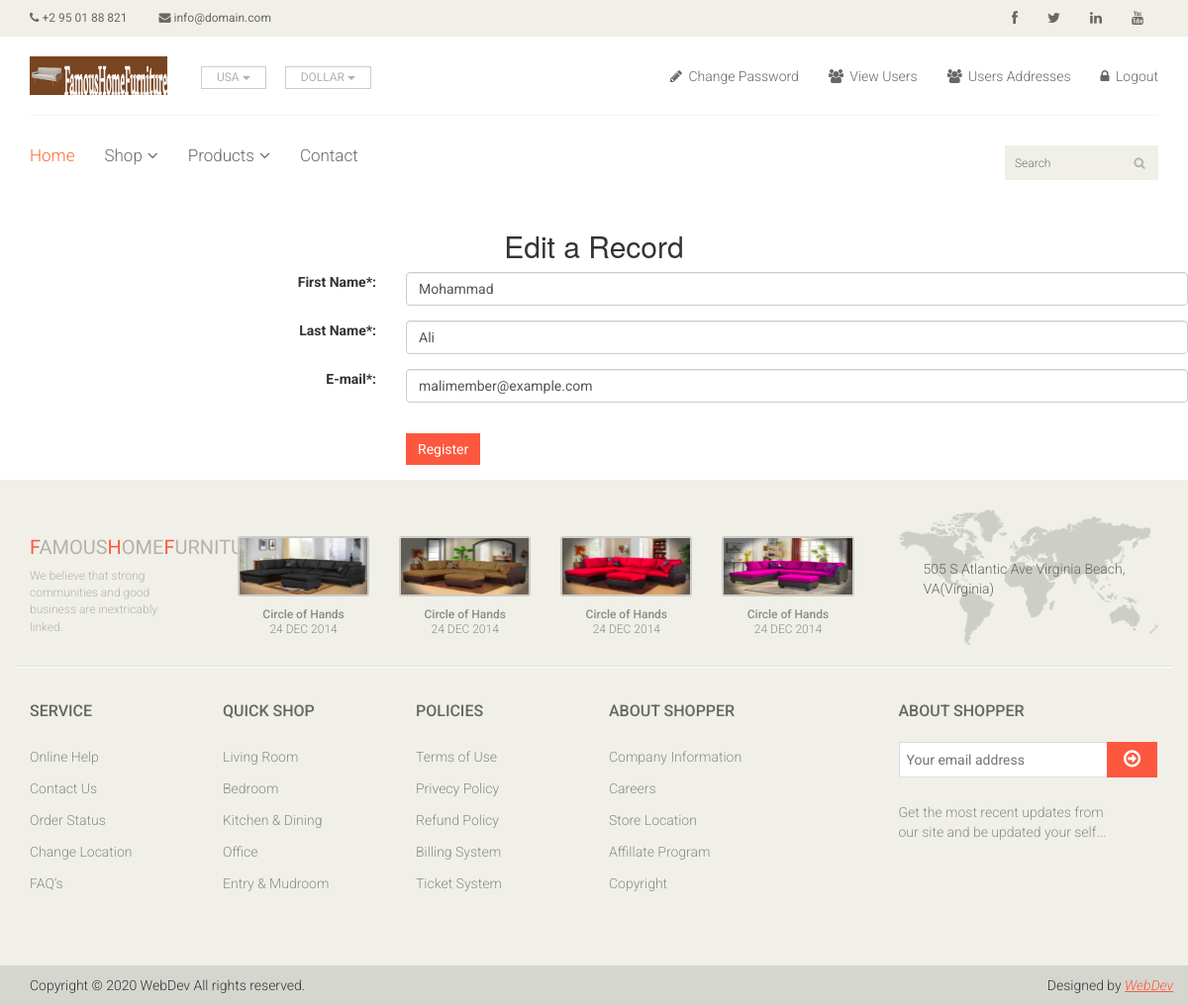
Page /edit_user.php?id=51 (signed in) on the committed database.
### tables this page shows
CREATE TABLE `users` (
  `userid` mediumint(6) UNSIGNED NOT NULL,
  `title` varchar(10) DEFAULT NULL,
  `first_name` varchar(30) NOT NULL,
  `middle_name` varchar(40) NOT NULL,
  `last_name` varchar(40) NOT NULL,
  `email` varchar(50) NOT NULL,
  `password` char(60) NOT NULL,
  `phone` char(15) DEFAULT NULL,
  `zcode_pcode` char(10) NOT NULL,
  `country` char(25) NOT NULL,
  `state` char(25) NOT NULL,
  `address1` varchar(50) NOT NULL,
  `address2` varchar(50) NOT NULL,
  `mobile_phone` char(15) NOT NULL,
  `fax` char(15) DEFAULT NULL,
  `registration_date` datetime NOT NULL,
  `user_level` tinyint(1) UNSIGNED NOT NULL
);

### process_edit_record.php (the view, shortened to what this page needs)
<?php
try
{
if ( (isset($_GET['id'])) && (is_numeric($_GET['id'])) ) {
    $id = htmlspecialchars($_GET['id'], ENT_QUOTES);
} elseif ( (isset($_POST['id'])) && (is_numeric($_POST['id'])) ) {
	$id = htmlspecialchars($_POST['id'], ENT_QUOTES);
} else {
	echo '<p class="text-center">This page has been accessed in error.</p>';
	include ('footer.php');
	exit();
}
require ('./mysqli-connect.php');
	$q = mysqli_stmt_init($dbcon);
	$query = "SELECT first_name, last_name, email FROM users WHERE userid=?";
    mysqli_stmt_prepare($q, $query);
	mysqli_stmt_bind_param($q, 'i', $id);
    mysqli_stmt_execute($q);
	$result = mysqli_stmt_get_result($q);
	$row1 = mysqli_fetch_array($result, MYSQLI_ASSOC);
if (mysqli_num_rows($result) == 1) {
?>
<h2 class="h2 text-center">Edit a Record</h2>
<form action="edit_user.php" method="post"
	name="editform" id="editform">
<div class="form-group row">
<label for="first_name" class="col-sm-4 col-form-label text-right">First Name*:</label>
    <div class="col-sm-8">
    <input type="text" id="first_name" class="form-control" name="first_name" pattern="[a-zA-Z][a-zA-Z\s]*"
            title="Alphabetic and space only max of 30 characters"
            placeholder="First Name *" maxlength="30" required
            value=
    "<?php if(isset($row1['first_name']))
    echo htmlspecialchars($row1['first_name'], ENT_QUOTES);?>" >
    </div>
  </div>
  <div class="form-group row">
    <label for="last_name" class="col-sm-4 col-form-label text-right">Last Name*:</label>
    <div class="col-sm-8">
      <input type="text" class="form-control" id="last_name" name="last_name"
	  pattern="[a-zA-Z][a-zA-Z\s\-\']*"
	  title="Alphabetic, dash, quote and space only max of 40 characters"
	  placeholder="Last Name" maxlength="40" required
	  value=
		"<?php if (isset($row1['last_name']))
		echo htmlspecialchars($row1['last_name'], ENT_QUOTES); ?>" >
    </div>
  </div>
<div class="form-group row">
    <label for="email" class="col-sm-4 col-form-label text-right">E-mail*:</label>
    <div class="col-sm-8">
      <input type="email" class="form-control" id="email" name="email"
	  placeholder="E-mail" maxlength="60" required
	   value=
		"<?php if (isset($row1['email']))
		echo htmlspecialchars($row1['email'], ENT_QUOTES); ?>" >
    </div>
  </div>
<div class="form-group row">
<label for="" class="col-sm-4 col-form-label"></label>
    <div class="col-sm-8">
	<input id="submit" class="btn btn-primary" type="submit" name="submit" value="Register">
    </div>
	</div>
	</form>
<?php
} else {
	echo '<p class="text-center">This page has been accessed in error.</p>';
}
}
catch(Exception $e)
{
	print "The system is busy. Please try later";
}catch(Error $e)
{
	print "The system is currently busy. Please try again later";
}
?>

### css/main.css (style rules this page uses)
body { font-family: 'Roboto', sans-serif; background:; position: relative; font-weight:400px; }
h1, h2, h3, h4, h5, h6 { font-family: 'Roboto', sans-serif; }
.btn.btn-primary { background:#FE573F; border: 0 none; border-radius: 0; margin-top: 16px; }

### rows in the picture
users: first_name "Mohammad", last_name "Ali", email "malimember@example.com"
